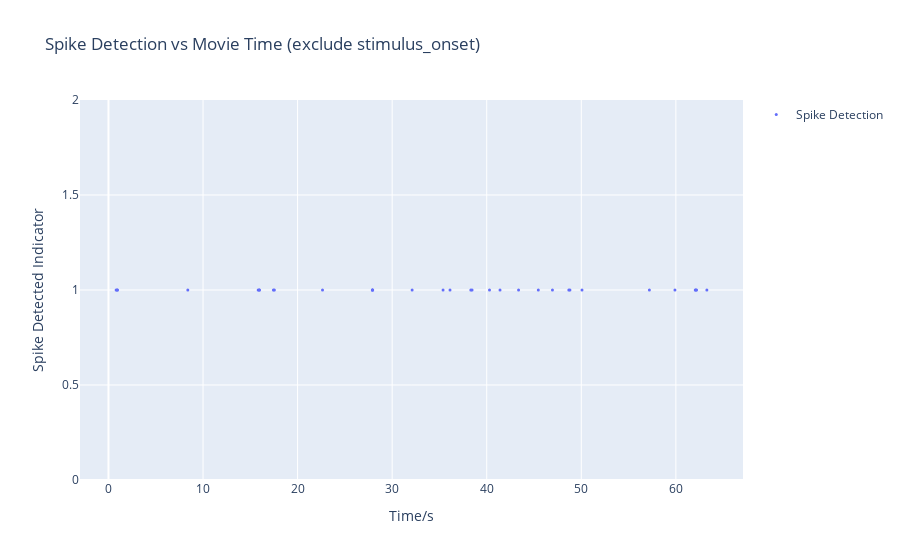

This figure's notebook cell:
### Code cell
fig = go.Figure()
fig.add_trace(
    go.Scatter(x=list(spike_time_movie_time.flatten()), y=[1]*len(spike_time_movie_time), 
                mode='markers', marker=dict(size=3), name='Spike Detection',
                hovertemplate = 'Spike is detected at %{x:.4f} seconds <br>when movie starts to play',)
)
fig.update_layout(title='Spike Detection vs Movie Time (exclude stimulus_onset)', xaxis_title='Time/s', yaxis_title='Spike Detected Indicator', showlegend=True)
fig.show()

### Figure 1 — Plotly figure (JSON) as saved in the notebook; plotly's stock layout.template omitted (floating-point values rounded to 4 significant figures)
{"data": [{"hovertemplate": "Spike is detected at %{x:.4f} seconds <br>when movie starts to play", "marker": {"size": 3}, "mode": "markers", "name": "Spike Detection", "type": "scatter", "x": [0.8117, 0.9161, 0.9522, 8.391, 15.83, 15.95, 15.96, 17.44, 17.54, 22.64, 27.9, 27.92, 27.94, 32.11, 35.38, 36.12, 38.32, 38.45, 40.29, 41.41, 43.37, 45.46, 46.95, 48.68, 48.8, 50.07, 57.2, 59.9, 62.05, 62.11, 62.19, 63.28], "y": [1, 1, 1, 1, 1, 1, 1, 1, 1, 1, 1, 1, 1, 1, 1, 1, 1, 1, 1, 1, 1, 1, 1, 1, 1, 1, 1, 1, 1, 1, 1, 1]}], "layout": {"showlegend": true, "title": {"text": "Spike Detection vs Movie Time (exclude stimulus_onset)"}, "xaxis": {"title": {"text": "Time/s"}}, "yaxis": {"title": {"text": "Spike Detected Indicator"}}}}
